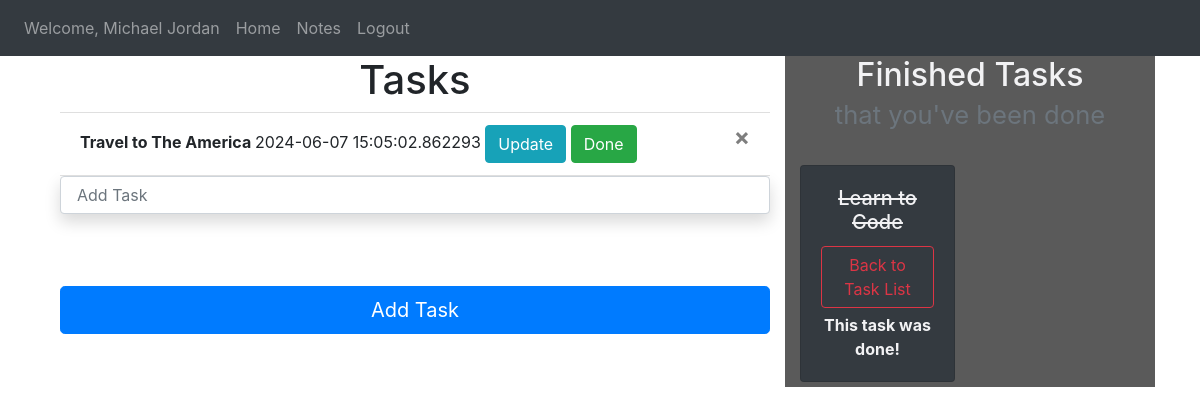
The page /welcome (signed in) on the database its author committed.
### website/module.py (models this page shows, shortened)
class User(db.Model, UserMixin):
    id = db.Column(db.Integer, primary_key=True, nullable=False)
    email = db.Column(db.String(30), unique=True, nullable=False)
    password = db.Column(db.String(30),nullable=False)
    first_name = db.Column(db.String(40), nullable=False)
    notes = db.relationship('Note', backref='notes_owner', lazy=True)

class Note(db.Model):
    id = db.Column(db.Integer, primary_key=True, nullable=False)
    data = db.Column(db.String(50))
    date = db.Column(db.DateTime, default=datetime.utcnow)
    user_id = db.Column(db.Integer, db.ForeignKey('user.id')) # owner of notes
    done = db.Column(db.Boolean, default=False)
    @property
    def get_is_done(self):
        return self.done

### website/views.py (the view, shortened to what this page needs)
@views.route('/welcome', methods=['GET','POST'])
@login_required
def home(): #notes home page
    create_task = CreateNotes()
    update_task = UpdateNotes()
    finished_task = FinishedNotes()
    back_to_task = BackToTask()
    tasks = Note.query.filter_by(user_id=current_user.id,done=False) # user_id=current_user.id
    if tasks.count() < 1 :
        flash("Congratulations! You've done all tasks!",category='success')
    done_tasks = Note.query.filter_by(user_id=current_user.id,done=True)
    if done_tasks.count() < 1:
        flash("You didn't start to do your tasks! Let's get started!",category='warning')
    return render_template("home.html",
                            user=current_user,
                            create_task=create_task ,
                            update_task=update_task,
                            finished_task=finished_task,
                            tasks=tasks, #return list
                            done_tasks=done_tasks, #return list
                            back_to_task=back_to_task)

### website/form.py
class CreateNotes(FlaskForm):
    note = StringField(validators=[Length(min=2,max=50), DataRequired()])
    submit = SubmitField(label="Add Task")

class UpdateNotes(FlaskForm):
    updated_data = StringField(label="Update Task", validators=[Length(min=2,max=60)])
    submit = SubmitField(label='Update')

### website/__init__.py (called while the page is built)
def create_app():
    app = Flask(__name__)
    app.config.from_object("config")
    app.app_context().push()
    db.init_app(app)
    from .views import views # <=> from website import views
    from .auth import auth
    app.register_blueprint(views, url_prefix='/')
    app.register_blueprint(auth, url_prefix='/') # before you call url you must type /auth/..
    from .module import User
    login_manager.login_view = 'auth.login' # if you arent logged in where to go...
    login_manager.login_message_category = "info"
    login_manager.init_app(app)
    @login_manager.user_loader
    def load_user(id):
        return User.query.get(int(id))
    migrate.init_app(app,db)
    app.register_blueprint(blueprint=blueprint)
    ma.init_app(app)
    return app

### website/templates/home.html (shortened to what this page needs)
{% extends 'base.html' %}
{% block content %}
<div class="container">
   <div class="row">
      <div class="col-8">
         <h1 class="h1" style="text-align: center;">Tasks</h1>
         <ul class="list-group list-group-flush" id="notes">
            {% for note in tasks %}
            <li class="list-group-item">
               <span style="font-weight: bold;">
               {{note.data}}
               </span>
               {{note.date}}
               <button class="btn btn-outline btn-info" data-toggle="modal" data-target="#Modal-MoreInfo-{{note.id}}">Update</button>
               <button class="btn btn-outline btn-success" data-toggle="modal" data-target="#Modal-DoneInfo-{{note.id}}">Done</button>
               <button type="button" class="close" onclick="deleteNote({{note.id}})" data-toggle="tooltip" data-placement="bottom" title="Delete">
               <span aria-hidden="true" >&times;</span>
               </button>
            </li>
            {% endfor %}
         </ul>
         <form action="" method="POST" class="form-signin">
            {{ create_task.note(class="form-control shadow p-3 mb-5 bg-white rounded", placeholder="Add Task") }}
            <br>
            {{create_task.submit(class="btn btn-primary btn-lg btn-block")}}
         </form>
      </div>
      <div class="col-4">
         <h2 class="h2" style="text-align: center;">
            Finished Tasks
            <br>
            <small class="text-muted">that you've been done</small>
         </h2>
         <br>
         <div class="row">
            {% for done_task in done_tasks %}
            <div class="col-md-6">
               <div style="margin-bottom: 5px" class="card text-center bg-dark">
                  <div class="card-body">
                     <h5 class="card-title" id="was_done">{{ done_task.data }}</h5>
                     <button type="button" class="btn btn-outline-danger" style="margin-bottom: 5px"
                        data-toggle="modal" data-target="#Modal-BackToTask-{{ done_task.id }}">
                     Back to Task List
                     </button>
                     <p class="card-text"><strong>
                        This task was done!
                        </strong>
                     </p>
                  </div>
               </div>
            </div>
            {% endfor %}
         </div>
      </div>
   </div>
</div>
</div>
{% endblock %}

### website/templates/base.html (shortened to what this page needs)
<!DOCTYPE html>
<html lang="en">
<head>
    <link
    rel="stylesheet"
    href="https://stackpath.bootstrapcdn.com/bootstrap/4.4.1/css/bootstrap.min.css"
    />
    <link
    rel="stylesheet"
    href="https://stackpath.bootstrapcdn.com/font-awesome/4.7.0/css/font-awesome.min.css"
    />
    <link rel="stylesheet" href="{{url_for('static',filename='style.css')}}">
</head>
<body>
    <nav class="navbar navbar-expand-lg navbar-dark bg-dark">
        <div class="collapse navbar-collapse" id="navbar">
            <div class="navbar-nav">
              {% if user.is_authenticated %}
                <li class="nav-item">
                  <a class="nav-link" >Welcome, {{current_user.first_name}}</a>
                 </li>
                <a class="nav-item nav-link" id="home" href="{{url_for('views.index_page')}}">Home</a>
                <a class="nav-item nav-link" id="notes" href="{{url_for('views.home')}}">Notes</a>
                <div id="left-logout">
                  <a class="nav-item nav-link" id="logout" href="{{url_for('auth.logout')}}">Logout</a>
                </div>
              {% else %}
               <a class="nav-item nav-link" id="login" href="{{url_for('auth.login')}}">Login</a>
               <a class="nav-item nav-link" id="signUp" href="{{url_for('auth.sign_up')}}">Sign Up</a>
               <a class="nav-item nav-link" id="notes" href="{{url_for('views.index_page')}}">Notes</a>
              {% endif%}
            </div>
        </div>
    </nav>
    <div class="container">
        {% block content %} {% endblock %}
</body>
</html>

### website/static/style.css (style rules this page uses)
#left-logout { float: right; }
.col-4 { background-color: rgb(90, 90, 90); color:rgb(242, 242, 244); }
#was_done { text-decoration: line-through; }
small { color: rgb(215, 250, 251); }

### rows shown on the page
User: first_name "Michael Jordan"
Note: data "Travel to The America", date "2024-06-07 15:05:02.862293"
Note: data "Learn to Code"
